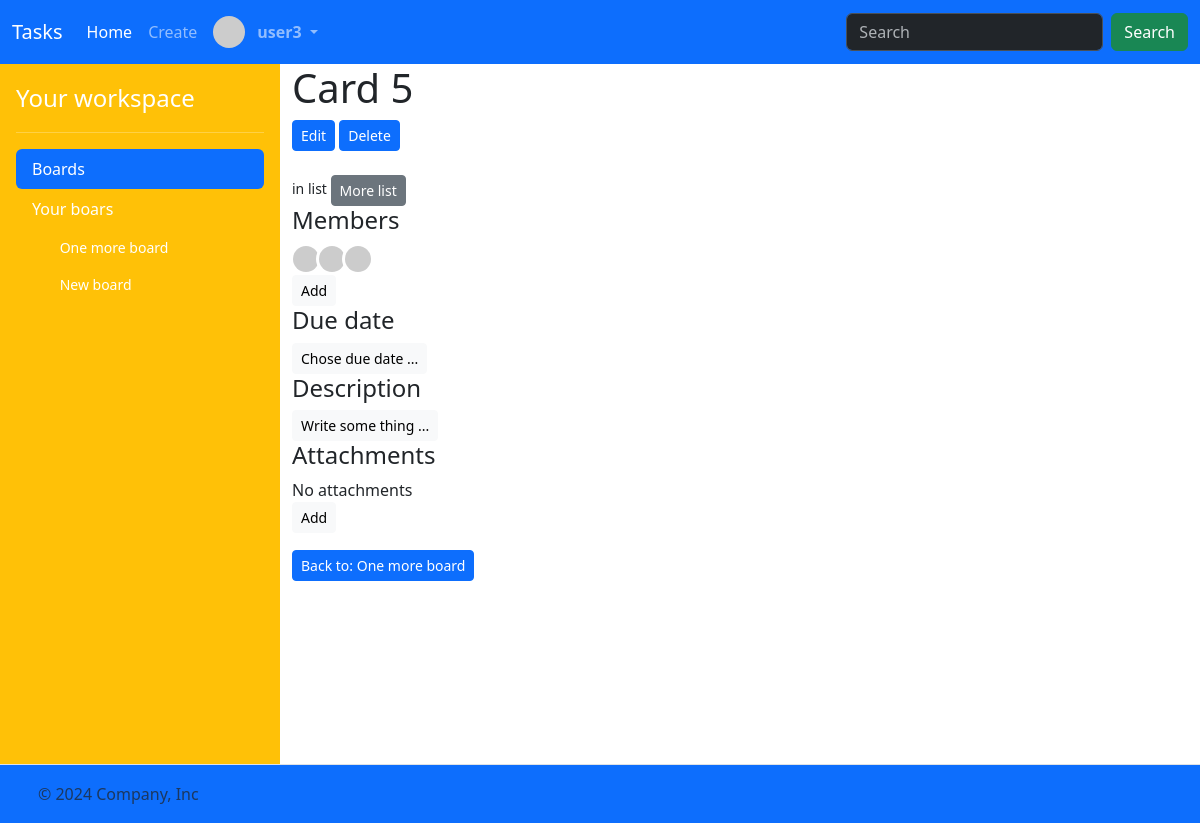
The page /cards/137 (signed in) on the database as committed earlier.
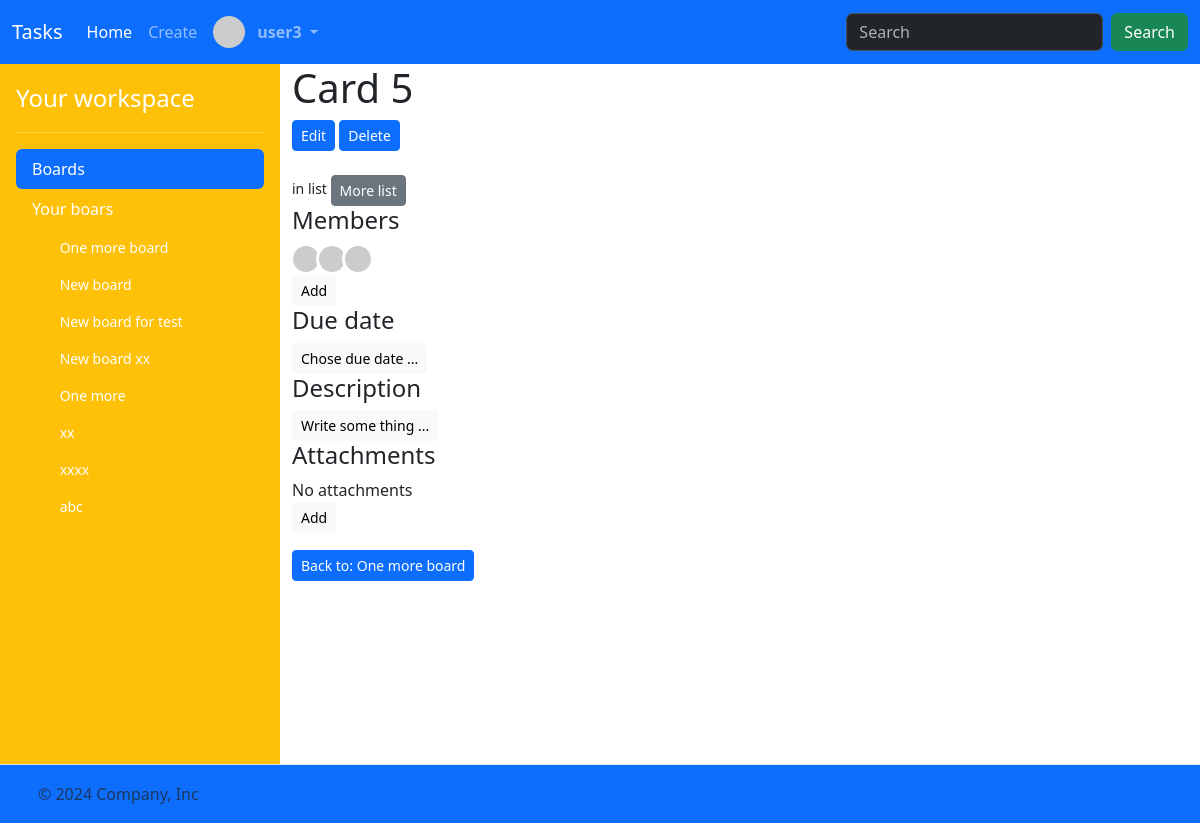
The same page on the database as committed later.
### task/models.py (models this page shows)
class Board(models.Model):
    name = models.CharField(max_length=256)
    description = models.CharField(max_length=256)
    members = models.ManyToManyField(User, related_name="boards")
    created_at = models.DateTimeField(auto_now_add=True)

class User(AbstractUser):
    bio = models.CharField(max_length=256)

### task/views.py (the view)
# urls.py: path("cards/<int:card_id>", views.card, name="card"),
@csrf_exempt
@login_required
def card(request, card_id):
    card = Card.objects.filter(id=card_id).first()
    if card is None:
        return apology(request, "Card does not exist!", 400)
    if request.user not in card.list.board.members.all():
        return apology(request, "Forbidden.", 403)
    card_members = card.members.all()
    attachments = card.attachments.all()
    return render(
        request,
        "task/card.html",
        {
            "card": card,
            "board": card.list.board,
            "boards": request.user.boards.all(),
            "card_members": card_members,
            "attachments": attachments,
        },
    )

### task/templates/task/card.html (shortened to what this page needs)
{% extends "task/layout.html" %}
{% load static %}
{% block main %}
<h1 id="card-title" data-board-id="{{ board.id }}">
    {{ card.title }}
</h1>
<div class="mb-4">
    <a class="btn btn-sm btn-primary" href="{% url 'edit_card' card.id %}">Edit</a>
    <form action="{% url 'delete_card' card.id %}" method="POST" style="display:inline-block;">
            <input class="btn btn-sm btn-primary" type="submit" value="Delete">
    </form>
</div>
<small>in list <a class="btn btn-sm btn-secondary" href="{% url 'board' card.list.board.id %}"><span class="text-grey">{{ card.list.name }}</span></a></small>
<div id="card-group-memebers">
    <h4>Members</h4>
    <div style="margin-left: 8px;">
        {% for member in card_members %}
            {% if member.id != user.id %}
                <a href="{% url 'profile' member.id %}">
                    <img src="https://i.pravatar.cc/48?u={{ member.id }}" alt="" width="32" height="32" class="rounded-circle" style="margin-left: -10px; position: relative; border:3px solid white;">
                </a>
            {% endif %}
        {% endfor %}
    </div>
    <a class="btn btn-sm btn-light" href="{% url 'edit_card' card.id %}">Add</a>
</div>
<div id="card-group-due-date">
    <h4>Due date</h4>
    <a class="btn btn-sm btn-light" href="{% url 'edit_card' card.id %}">{{ card.due_date|default:"Chose due date ..." }}</a>
</div>
<div id="card-group-description">
    <h4>Description</h4>
    <a class="btn btn-sm btn-light" href="{% url 'edit_card' card.id %}">{{ card.description|default:"Write some thing ..." }}</a>
</div>
<h4>Attachments</h4>
<div>
    <div id="card-attachments">
        {% for attachment in attachments %}
            <div class="card" id="attachment-id-{{ attachment.id }}">
                <div class="card-body" style="display: flex; justify-content: space-between;">
                    <div>
                        {% if attachment.title %}
                            <h5>{{ attachment.title }}</h5>
                        {% else %}
                            <h5>{{ attachment.file.name }}</h5>
                        {% endif %}
                        <img src="{{attachment.file.url}}" width="200" alt="Attachment image">
                    </div>
                    <form action="{% url 'delete_attachment_file' attachment.id %}" method="POST">
                        {% csrf_token %}
                        <input class="btn btn-sm btn-primary" type="submit" value="Delete">
                    </form>
                </div>
            </div>
        {% empty %}
            No attachments
        {% endfor %}
    </div>
    <a class="btn btn-sm btn-light" href="{% url 'create_attachment_file' card.id %}">Add</a>
</div>
<h4 class="mt-3">
    <a  class="btn btn-sm btn-primary" href={% url 'board' card.list.board.id %}>Back to: {{ card.list.board.name }}</a>
</h4>
{% endblock %}

### task/templates/task/layout.html (shortened to what the changed rows need)
<!DOCTYPE html>
{% load static %}
<html lang="en">
    <head>
        <link href="https://cdn.jsdelivr.net/npm/bootstrap@5.3.3/dist/css/bootstrap.min.css" rel="stylesheet">
        <link rel="stylesheet" href="https://cdn.jsdelivr.net/npm/bootstrap-icons@1.3.0/font/bootstrap-icons.css">
        <link href="{% static 'styles.css' %}" rel="stylesheet">
    </head>
    <body>
        <main>
            <div class="d-flex flex-nowrap">
                {% if user.is_authenticated %}
                <div class="d-flex flex-column flex-shrink-0 p-3 text-white bg-warning" style="width: 280px;">
                    <ul class="nav nav-pills flex-column mb-auto">
                      <li class="mb-1">
                            <div class="collapse show" id="home-collapse">
                            <ul class="btn-toggle-nav list-unstyled fw-normal pb-1 small" style="max-height: 490px; overflow-y: auto;">
                                {% for board in boards %}
                                <li>
                                    <a href="{% url 'board' board.id %}" class="nav-link text-white">
                                      <svg class="bi me-2" width="16" height="16"><use xlink:href="#speedometer2"></use></svg>
                                      {{ board.name }}
                                    </a>
                                  </li>
                                  {% endfor %}
                            </ul>
                            </div>
                      </li>
                    </ul>
                </div>
                {% endif %}
                <div style="flex: 1; background: white; overflow-x: hidden; min-height: 700px;" class="container-fluid">
                    {% block main %}{% endblock %}
                </div>
            </div>
        </main>
    </body>
</html>

Rows that differ between the two databases and show on the page:
added Board: name "New board for test"
added Board: name "New board xx"
added Board: name "One more"
added Board: name "xx"
added Board: name "xxxx"
added Board: name "abc"
